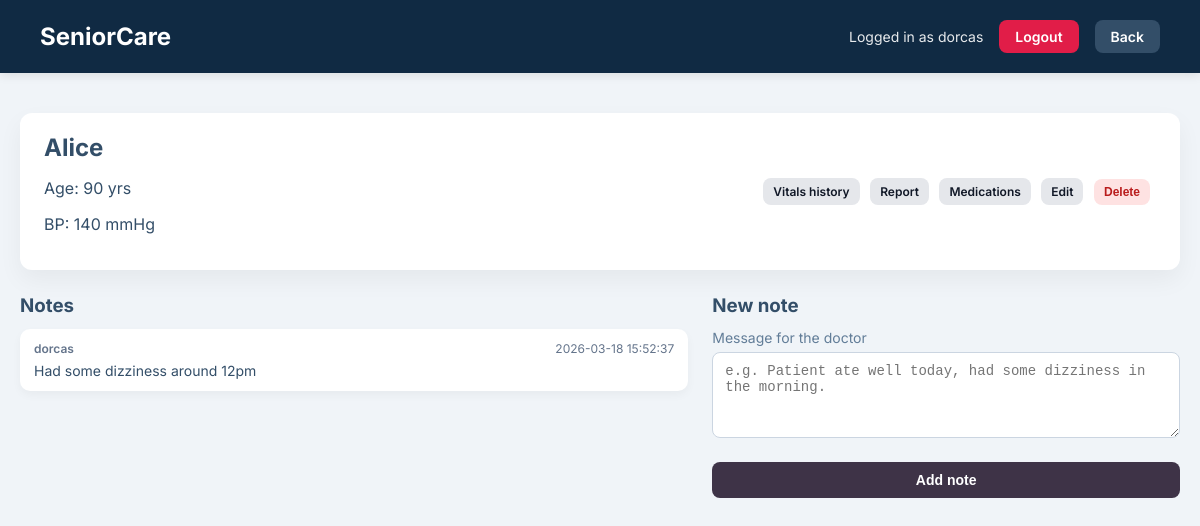
Page /residents/4/notes (signed in) on the earlier database version.
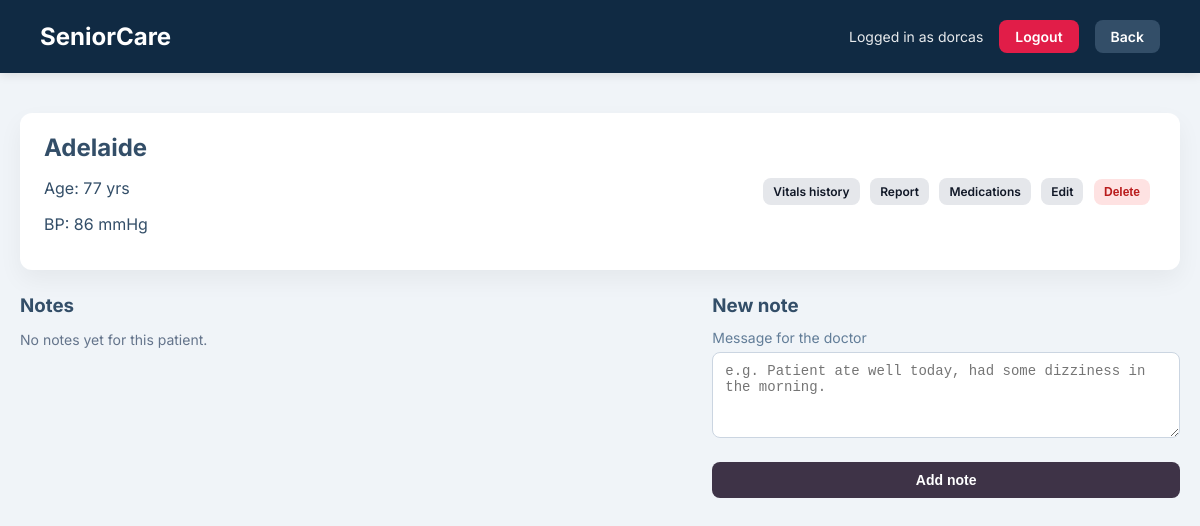
Same page on the later database version.
### tables this page shows
CREATE TABLE notes (
            id INTEGER PRIMARY KEY AUTOINCREMENT,
            resident_id INTEGER NOT NULL,
            content TEXT NOT NULL,
            author TEXT,
            created_at TEXT DEFAULT CURRENT_TIMESTAMP,
            FOREIGN KEY (resident_id) REFERENCES residents (id) ON DELETE CASCADE
        );

CREATE TABLE residents (
            id INTEGER PRIMARY KEY AUTOINCREMENT,
            name TEXT NOT NULL,
            age INTEGER NOT NULL,
            bp INTEGER NOT NULL,
            temperature REAL
        );

### care.py (the view, shortened to what this page needs)
@app.route("/residents/<int:resident_id>/notes", methods=["GET", "POST"])
@login_required
def resident_notes(resident_id):
    db = get_db_connection()
    resident = db.execute(
        "SELECT * FROM residents WHERE id = ?", (resident_id,)
    ).fetchone()
    if not resident:
        db.close()
        flash("Patient not found.", "error")
        return redirect(url_for("home"))
    notes = db.execute(
        "SELECT content, author, created_at FROM notes WHERE resident_id = ? ORDER BY created_at DESC",
        (resident_id,),
    ).fetchall()
    db.close()
    return render_template(
        "notes_page.html",
        resident=resident,
        notes=notes,
        username=session.get("username"),
    )

### care.py (called while the page is built)
def get_db_connection():
    conn = sqlite3.connect("Seniorcare.db")
    conn.row_factory = sqlite3.Row
    return conn

def login_required(view):
    @wraps(view)
    def wrapped_view(**kwargs):
        if "user_id" not in session:
            return redirect(url_for("login"))
        return view(**kwargs)
    return wrapped_view

### templates/notes_page.html (shortened to what this page needs)
<!DOCTYPE html>
<html lang="en">
<head>
    <link rel="stylesheet" href="{{ url_for('static', filename='style.css') }}">
</head>
<body>
    <div class="header">
        <h1>SeniorCare</h1>
        <div class="header-right">
            {% if username %}
                <span class="user-info">Logged in as {{ username }}</span>
                <a href="{{ url_for('logout') }}" class="btn-logout">Logout</a>
            {% endif %}
            <a href="{{ url_for('home') }}" class="btn-logout" style="background-color:#334e68;">Back</a>
        </div>
    </div>
    <div class="container">
        <div class="card patient-header">
            <div class="patient-main">
                <h2>{{ resident['name'] }}</h2>
                <p>Age: {{ resident['age'] }} yrs</p>
                <p>BP: {{ resident['bp'] }} mmHg</p>
            </div>
            <div class="patient-actions">
                <a href="{{ url_for('bp_history', resident_id=resident['id']) }}" class="btn-small">Vitals history</a>
                <a href="{{ url_for('doctor_summary', resident_id=resident['id']) }}" class="btn-small">Report</a>
                <a href="{{ url_for('resident_medications', resident_id=resident['id']) }}" class="btn-small">Medications</a>
                <a href="{{ url_for('edit_resident', resident_id=resident['id']) }}" class="btn-small">Edit</a>
                <form method="post" action="{{ url_for('delete_resident', resident_id=resident['id']) }}" onsubmit="return confirm('Are you sure you want to delete this patient?');">
                    <button type="submit" class="btn-small btn-small-danger">Delete</button>
                </form>
            </div>
        </div>
        <div class="notes-layout">
            <div class="notes-column">
                <h3>Notes</h3>
                {% if notes %}
                    <div class="notes-list">
                        {% for note in notes %}
                            <div class="note-card">
                                <div class="note-meta">
                                    {% if note['author'] %}
                                        <span class="note-author">{{ note['author'] }}</span>
                                    {% else %}
                                        <span class="note-author">Staff</span>
                                    {% endif %}
                                    <span class="note-date">{{ note['created_at'] }}</span>
                                </div>
                                <p class="note-content">{{ note['content'] }}</p>
                            </div>
                        {% endfor %}
                    </div>
                {% else %}
                    <p class="no-notes">No notes yet for this patient.</p>
                {% endif %}
            </div>
            <div class="notes-column">
                <h3>New note</h3>
                <form method="post" class="note-form">
                    <div class="form-group">
                        <label for="content">Message for the doctor</label>
                        <textarea id="content" name="content" rows="4" required placeholder="e.g. Patient ate well today, had some dizziness in the morning."></textarea>
                    </div>
                    <button type="submit" class="btn-primary">Add note</button>
                </form>
            </div>
        </div>
    </div>
</body>
</html>

### static/style.css (style rules this page uses)
body { background-color: #f0f4f8; font-family: 'Inter', sans-serif; margin: 0; padding: 0; color: #334e68; }
.header { background-color: #102a43; color: white; padding: 20px 40px; display: flex; justify-content: space-between; align-items: center; box-shadow: 0 2px 10px rgba(0,0,0,0.1); }
.header h1 { margin: 0; font-size: 24px; }
.container { max-width: 1200px; margin: 40px auto; padding: 0 20px; }
.card { background: white; border-radius: 12px; box-shadow: 0 10px 25px rgba(0,0,0,0.05); overflow: hidden; }
.header-right { display: flex; align-items: center; gap: 16px; }
.user-info { font-size: 14px; opacity: 0.9; }
.btn-logout { background-color: #e11d48; color: white; text-decoration: none; padding: 8px 16px; border-radius: 8px; font-size: 14px; font-weight: 600; }
.form-group { margin-bottom: 16px; }
.form-group label { display: block; margin-bottom: 6px; font-size: 14px; color: #627d98; }
.btn-primary { width: 100%; background-color: #3e3347; color: white; border: none; padding: 10px 16px; border-radius: 8px; font-weight: 600; font-size: 14px; cursor: pointer; margin-top: 4px; }
.patient-header { padding: 20px 24px; margin-bottom: 24px; }
.patient-main h2 { margin: 0 0 8px; }
.notes-layout { display: grid; grid-template-columns: 2fr 1.4fr; gap: 24px; align-items: flex-start; }
.notes-column h3 { margin-top: 0; margin-bottom: 12px; }
.no-notes { font-size: 14px; color: #64748b; }
.note-form textarea { width: 100%; padding: 10px 12px; border-radius: 8px; border: 1px solid #cbd5e1; font-size: 14px; box-sizing: border-box; resize: vertical; }
.btn-small { display: inline-block; padding: 6px 10px; border-radius: 8px; border: none; background: #e5e7eb; color: #111827; font-size: 12px; font-weight: 600; text-decoration: none; cursor: pointer; margin-right: 6px; }
.btn-small-danger { background: #fee2e2; color: #b91c1c; }
.patient-header { display: flex; justify-content: space-between; align-items: center; }
.patient-actions form { display: inline; }

Differences in the rows shown:
removed notes: author "dorcas", created_at "2026-03-18 15:52:37", content "Had some dizziness around 12pm"
changed residents: name "Alice" → "Adelaide"; age "90" → "77"; bp "140" → "86"
Other differences:
{{ username }}: (not shown) → "dorcas"
text now shown: "No notes yet for this patient."
